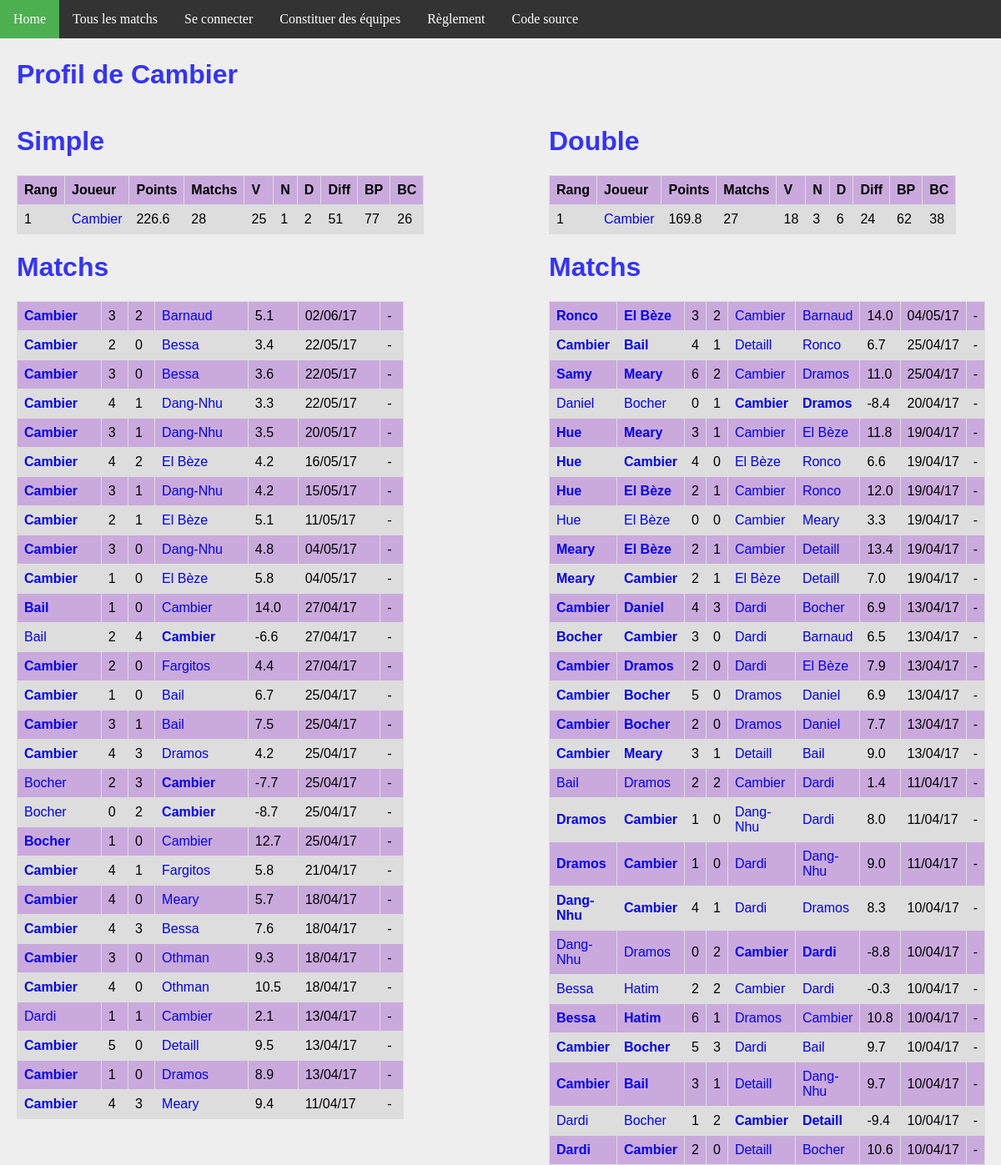
Before: /joueur/3/ with the older database file.
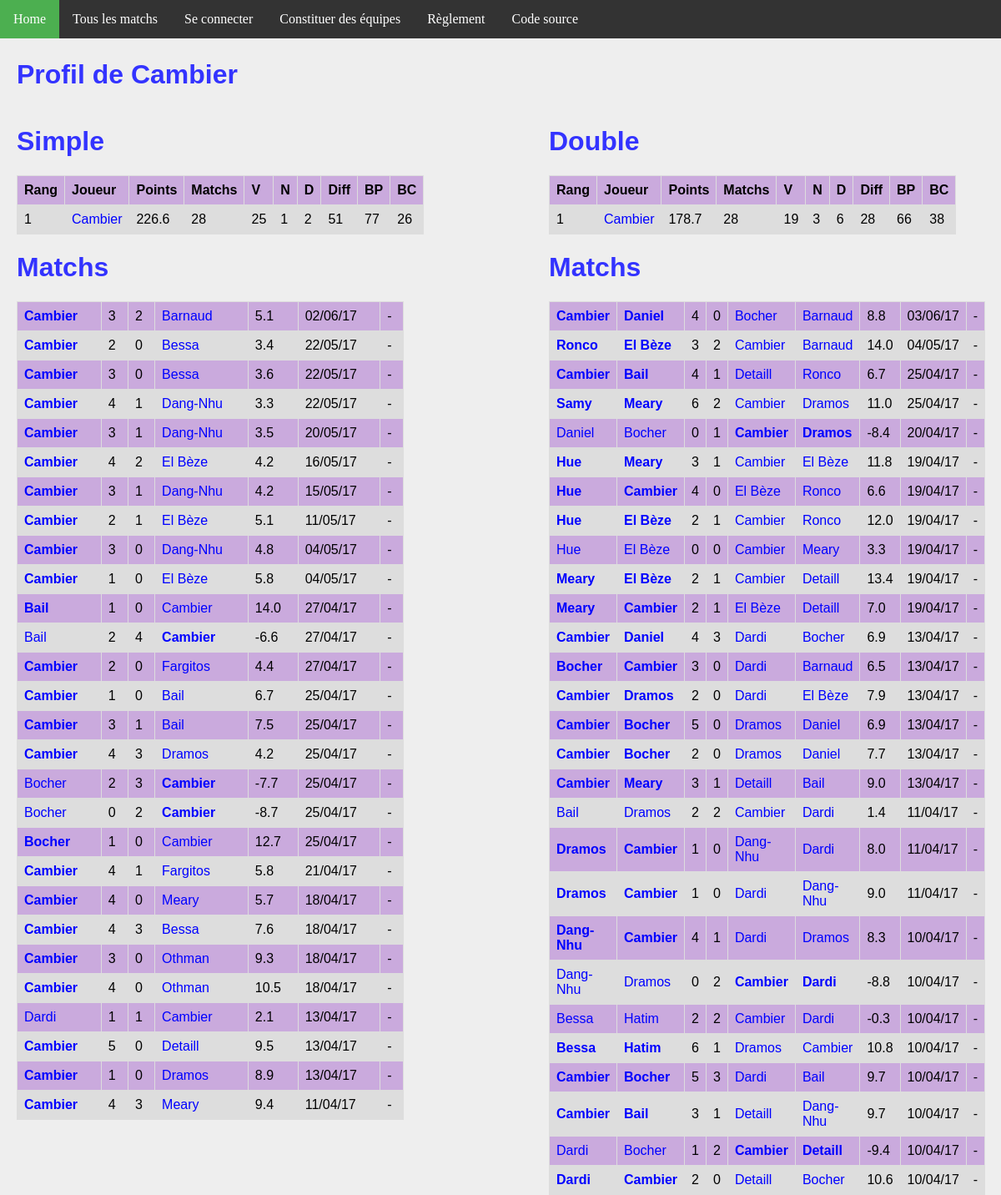
After: the same page with the newer database file.
### ranking/models.py (models this page shows, shortened)
class Joueur(models.Model):
    user = models.OneToOneField(User, on_delete=models.CASCADE)
    pseudo = models.CharField(max_length = 50, default="Pax lambda")
    simple_score = models.FloatField(default=100)
    simple_rang = models.IntegerField(default=0)
    simple_victoires = models.IntegerField(default=0)
    simple_nuls = models.IntegerField(default=0)
    simple_defaites = models.IntegerField(default=0)
    simple_buts_pour = models.IntegerField(default=0)
    simple_buts_contre = models.IntegerField(default=0)
    double_score = models.FloatField(default=100)
    double_rang = models.IntegerField(default=0)
    double_victoires = models.IntegerField(default=0)
    double_nuls = models.IntegerField(default=0)
    double_defaites = models.IntegerField(default=0)
    double_buts_pour = models.IntegerField(default=0)
    double_buts_contre = models.IntegerField(default=0)
    @property
    def simple_matchs(self):
        return self.simple_nuls + self.simple_victoires + self.simple_defaites
    @property
    def double_matchs(self):
        return self.double_nuls + self.double_victoires + self.double_defaites
    @property
    def simple_diff(self):
        return self.simple_buts_pour - self.simple_buts_contre
    @property
    def double_diff(self):
        return self.double_buts_pour - self.double_buts_contre

class MatchSimple(models.Model):
    domicile = models.ForeignKey('Joueur', related_name = 'dom')
    exterieur = models.ForeignKey('Joueur', related_name = 'exte')
    date = models.DateTimeField(auto_now_add=True)
    buts_domicile = models.IntegerField(default=0)
    buts_exterieur = models.IntegerField(default=0)
    points = models.FloatField(default=0)
    @property
    def winner(self):
        if self.buts_domicile > self.buts_exterieur:
            return 1.
        elif self.buts_domicile < self.buts_exterieur:
            return 0.
        else:
            return 0.5

class MatchDouble(models.Model):
    domicile_1 = models.ForeignKey('Joueur', related_name = 'dom1')
    domicile_2 = models.ForeignKey('Joueur', related_name = 'dom2')
    exterieur_1 = models.ForeignKey('Joueur', related_name = 'exte1')
    exterieur_2 = models.ForeignKey('Joueur', related_name = 'exte2')
    date = models.DateTimeField(auto_now_add=True)
    buts_domicile = models.IntegerField(default=0)
    buts_exterieur = models.IntegerField(default=0)
    points = models.FloatField(default=0)
    @property
    def winner(self):
        if self.buts_domicile > self.buts_exterieur:
            return 1.
        elif self.buts_domicile < self.buts_exterieur:
            return 0.
        else:
            return 0.5

### ranking/views.py (the view)
# urls.py: url(r'^joueur/(?P<joueur_id>[0-9]+)/$', views.detail_joueur, name='joueur'),
def detail_joueur(request, joueur_id):
    simples_1 = MatchSimple.objects.filter(domicile__id = joueur_id)
    simples_2 = MatchSimple.objects.filter(exterieur__id = joueur_id)
    simples = simples_1 | simples_2
    doubles_1 = MatchDouble.objects.filter(domicile_1__id = joueur_id)
    doubles_2 = MatchDouble.objects.filter(domicile_2__id = joueur_id)
    doubles_3 = MatchDouble.objects.filter(exterieur_1__id = joueur_id)
    doubles_4 = MatchDouble.objects.filter(exterieur_2__id = joueur_id)
    doubles = doubles_1 | doubles_2 | doubles_3 | doubles_4
    context = {
        'joueur': get_object_or_404(Joueur, pk=joueur_id),
        'simple_matchs': simples.order_by('-date').all(),
        'double_matchs': doubles.order_by('-date').all(),
    }
    return render(request, 'joueur.html', context)

### ranking/templatetags/app_filter.py (called while the page is built)
@register.filter(name='decimal')
def decimal(x):
    return '{0:.1f}'.format(x)

### ranking/templates/joueur.html
{% extends 'base.html' %}
{% block body %}
{% load app_filter %}
    <h1>Profil de {{ joueur.pseudo }}</h1>
<div id="column1" style="float:left; margin:0; width:40%;">
    <h1>Simple</h1>
    <table>
        <tr>
            <th>Rang</th>
            <th>Joueur</th>
            <th>Points</th>
            <th>Matchs</th>
            <th>V</th>
            <th>N</th>
            <th>D</th>
            <th>Diff</th>
            <th>BP</th>
            <th>BC</th>
        </tr>
        <tr>
            <td>{{ joueur.simple_rang }}</td>
            <td><a class='joueur' href="{% url 'joueur' joueur.id %}">{{joueur.pseudo}}</a></td>
            <td>{{joueur.simple_score|decimal}}</td>
            <td>{{joueur.simple_matchs}}</td>
            <td>{{joueur.simple_victoires}}</td>
            <td>{{joueur.simple_nuls}}</td>
            <td>{{joueur.simple_defaites}}</td>
            <td>{{joueur.simple_diff}}</td>
            <td>{{joueur.simple_buts_pour}}</td>
            <td>{{joueur.simple_buts_contre}}</td>
        </tr>
    </table>
    <h1>Matchs</h1>
    <table>
        {% for m in simple_matchs %}
        <tr>
            <td {% if m.winner == 1 %} style='font-weight:bold'{% endif %} >
                <a class="joueur" href="{% url 'joueur' m.domicile.id %}">{{m.domicile.pseudo}}</a>
            </td>
            <td>{{m.buts_domicile}}</td>
            <td>{{m.buts_exterieur}}</td>
            <td {% if m.winner == 0 %} style='font-weight:bold'{% endif %} >
                <a class='joueur' href="{% url 'joueur' m.exterieur.id %}">{{m.exterieur.pseudo}}</a>
            </td>
            <td>{{m.points|decimal}}</td>
            <td>{{m.date | date:'d/m/y'}}</td>
            <td>
            {% if m.domicile == request.user.joueur %}
                <a class="joueur" href="{% url 'annuler' m.id %}">Annuler</a>
            {% else %}
                -
            {% endif %}
            </td>
        </tr>
        {% endfor %}
    </table>
</div>
<div id="column2" style="float:left; margin-left:15%;width:40%;">
<h1>Double</h1>
<table>
    <tr>
        <th>Rang</th>
        <th>Joueur</th>
        <th>Points</th>
        <th>Matchs</th>
        <th>V</th>
        <th>N</th>
        <th>D</th>
        <th>Diff</th>
        <th>BP</th>
        <th>BC</th>
    </tr>
    <tr>
        <td>{{ joueur.double_rang }}</td>
        <td><a class='joueur' href="{% url 'joueur' joueur.id %}">{{joueur.pseudo}}</a></td>
        <td>{{joueur.double_score|decimal}}</td>
        <td>{{joueur.double_matchs}}</td>
        <td>{{joueur.double_victoires}}</td>
        <td>{{joueur.double_nuls}}</td>
        <td>{{joueur.double_defaites}}</td>
        <td>{{joueur.double_diff}}</td>
        <td>{{joueur.double_buts_pour}}</td>
        <td>{{joueur.double_buts_contre}}</td>
    </tr>
</table>
<h1>Matchs</h1>
<table>
    {% for m in double_matchs %}
    <tr>
        <td {% if m.winner == 1 %} style='font-weight:bold'{% endif %} >
            <a class="joueur" href="{% url 'joueur' m.domicile_1.id %}">{{m.domicile_1.pseudo}}</a>
        </td>
        <td {% if m.winner == 1 %} style='font-weight:bold'{% endif %} >
            <a class="joueur" href="{% url 'joueur' m.domicile_2.id %}">{{m.domicile_2.pseudo}}</a>
        </td>
        <td>{{m.buts_domicile}}</td>
        <td>{{m.buts_exterieur}}</td>
        <td {% if m.winner == 0 %} style='font-weight:bold'{% endif %} >
            <a class='joueur' href="{% url 'joueur' m.exterieur_1.id %}">{{m.exterieur_1.pseudo}}</a>
        </td>
        <td {% if m.winner == 0 %} style='font-weight:bold'{% endif %} >
            <a class='joueur' href="{% url 'joueur' m.exterieur_2.id %}">{{m.exterieur_2.pseudo}}</a>
        </td>
        <td>{{m.points|decimal}}</td>
        <td>{{m.date | date:'d/m/y'}}</td>
        <td>
        {% if m.domicile_1 == request.user.joueur %}
            <a class="joueur" href="{% url 'annuler_double' m.id %}">Annuler</a>
        {% else %}
            -
        {% endif %}
        </td>
    </tr>
    {% endfor %}
</table>
</div>
{% endblock %}

### ranking/templates/base.html (shortened to what this page needs)
{% load static %}
<!DOCTYPE html>
<html>
<head>
  <link rel="stylesheet" href="{% static 'fifa.css' %}"/>
</head>
<body>
<ul>
    <li><a class="menu" href="{% url 'index' %}">Home</a></li>
    <li><a href="{% url 'matchs'%}" class="menu">Tous les matchs</a></li>
    {% if request.user.is_authenticated %}
        <li><a class="menu" href="{% url 'joueur' request.user.joueur.id %}">Mes matchs</a></li>
        <li><a class="menu" href="{% url 'logout' %}">Se déconnecter ({{request.user.joueur.pseudo}})</a></li>
    {% else %}
        <li><a class="menu" href="{% url 'login' %}">Se connecter</a></li>
    {% endif %}
    <li><a href="{% url 'team'%}" class="menu">Constituer des équipes</a></li>
    <li><a href="{% url 'reglement'%}" class="menu">Règlement</a></li>
    <li><a href="https://github.com/fandejuni/fifa/" class="menu">Code source</a></li>
</ul>
<div style="padding:20px;margin-top:30px;">
<div id="contentBox" style="margin:0px auto; width:100%">
{% block body %}
{% endblock %}
</div>
</div>
</body>
</html>

### ranking/static/fifa.css (style rules this page uses)
h1, h2 { font-family: Arial; color: #3333FF; }
a { color: blue; text-decoration: none; }
body { background: #EEEEEE; margin: 0px; }
table { font-family: arial, sans-serif; border-collapse: collapse; width: 100%; }
td, th { border: 1px solid #dddddd; text-align: left; padding: 8px; }
tr:nth-child(even) { background-color: #DDDDDD; }
tr:nth-child(odd) { background-color: #CAAADD; }
ul { list-style-type: none; margin: 0; padding: 0; overflow: hidden; background-color: #333; position: fixed; top: 0; width: 100%; }
li { float: left; }
li a { display: block; color: white; text-align: center; padding: 14px 16px; text-decoration: none; }

Changed rows visible on the page:
changed Joueur "Cambier": double_score|decimal "169.8" → "178.7"; double_matchs "27" → "28"; double_victoires "18" → "19"; double_diff "24" → "28"; double_buts_pour "62" → "66"
added MatchDouble: domicile_1.pseudo "Cambier", domicile_2.pseudo "Daniel", buts_domicile "4", buts_exterieur "0", exterieur_1.pseudo "Bocher", exterieur_2.pseudo "Barnaud", points|decimal "8.8", date "03/06/17"
